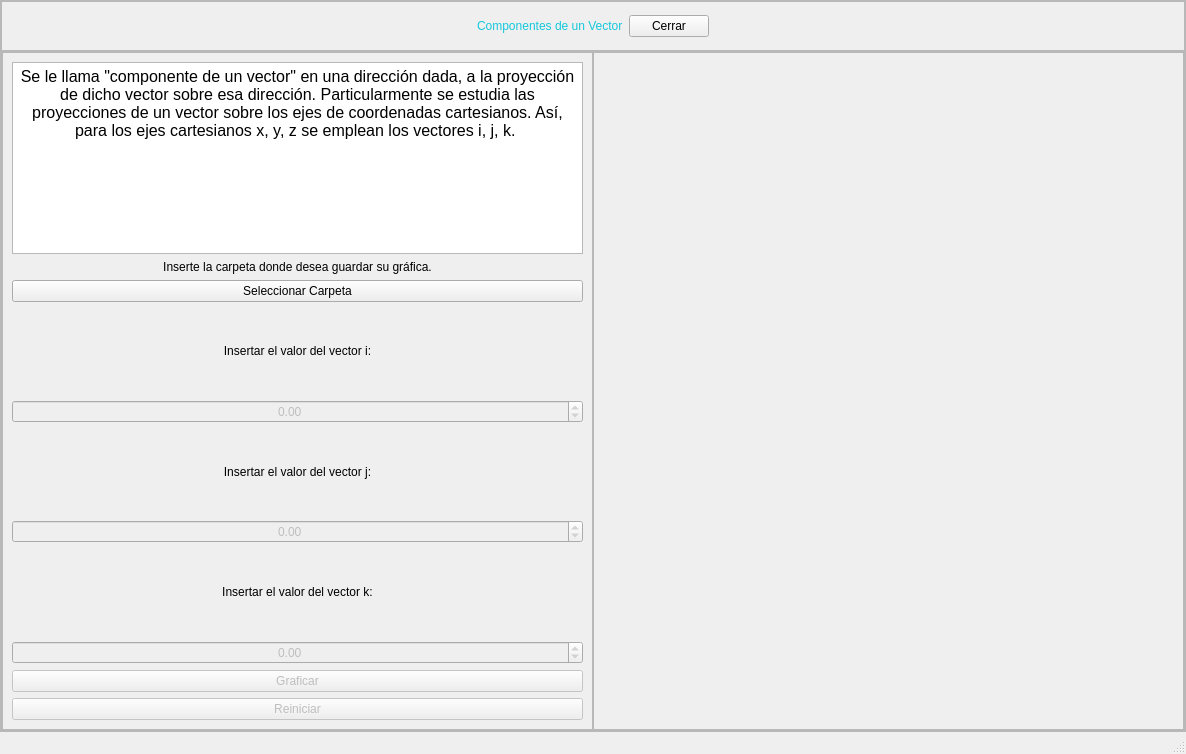
<?xml version="1.0" encoding="UTF-8"?>
<ui version="4.0">
 <class>MainWindow</class>
 <widget class="QMainWindow" name="MainWindow">
  <property name="geometry">
   <rect>
    <x>0</x>
    <y>0</y>
    <width>1186</width>
    <height>754</height>
   </rect>
  </property>
  <property name="windowTitle">
   <string>MainWindow</string>
  </property>
  <widget class="QWidget" name="centralwidget">
   <layout class="QHBoxLayout" name="horizontalLayout">
    <property name="spacing">
     <number>0</number>
    </property>
    <property name="leftMargin">
     <number>0</number>
    </property>
    <property name="topMargin">
     <number>0</number>
    </property>
    <property name="rightMargin">
     <number>0</number>
    </property>
    <property name="bottomMargin">
     <number>0</number>
    </property>
    <item>
     <widget class="QFrame" name="frame">
      <property name="frameShape">
       <enum>QFrame::StyledPanel</enum>
      </property>
      <property name="frameShadow">
       <enum>QFrame::Raised</enum>
      </property>
      <layout class="QVBoxLayout" name="verticalLayout" stretch="1,8">
       <property name="spacing">
        <number>0</number>
       </property>
       <property name="leftMargin">
        <number>0</number>
       </property>
       <property name="topMargin">
        <number>0</number>
       </property>
       <property name="rightMargin">
        <number>0</number>
       </property>
       <property name="bottomMargin">
        <number>0</number>
       </property>
       <item>
        <widget class="QFrame" name="frame_2">
         <property name="maximumSize">
          <size>
           <width>16777215</width>
           <height>50</height>
          </size>
         </property>
         <property name="styleSheet">
          <string notr="true">QPushButton{
	font: 10pt &quot;MS Shell Dlg 2&quot;;
}</string>
         </property>
         <property name="frameShape">
          <enum>QFrame::StyledPanel</enum>
         </property>
         <property name="frameShadow">
          <enum>QFrame::Raised</enum>
         </property>
         <layout class="QHBoxLayout" name="horizontalLayout_2">
          <item>
           <spacer name="horizontalSpacer">
            <property name="orientation">
             <enum>Qt::Horizontal</enum>
            </property>
            <property name="sizeHint" stdset="0">
             <size>
              <width>376</width>
              <height>20</height>
             </size>
            </property>
           </spacer>
          </item>
          <item>
           <widget class="QLabel" name="label">
            <property name="styleSheet">
             <string notr="true">font: 87 12pt &quot;Arial Black&quot;;
color: rgb(20, 200, 220);</string>
            </property>
            <property name="text">
             <string>Componentes de un Vector</string>
            </property>
           </widget>
          </item>
          <item>
           <widget class="QPushButton" name="button_cerrar">
            <property name="text">
             <string>Cerrar</string>
            </property>
           </widget>
          </item>
          <item>
           <spacer name="horizontalSpacer_2">
            <property name="orientation">
             <enum>Qt::Horizontal</enum>
            </property>
            <property name="sizeHint" stdset="0">
             <size>
              <width>375</width>
              <height>20</height>
             </size>
            </property>
           </spacer>
          </item>
         </layout>
        </widget>
       </item>
       <item>
        <widget class="QFrame" name="frame_3">
         <property name="frameShape">
          <enum>QFrame::StyledPanel</enum>
         </property>
         <property name="frameShadow">
          <enum>QFrame::Raised</enum>
         </property>
         <layout class="QHBoxLayout" name="horizontalLayout_3" stretch="1,1">
          <property name="spacing">
           <number>0</number>
          </property>
          <property name="leftMargin">
           <number>0</number>
          </property>
          <property name="topMargin">
           <number>0</number>
          </property>
          <property name="rightMargin">
           <number>0</number>
          </property>
          <property name="bottomMargin">
           <number>0</number>
          </property>
          <item>
           <widget class="QFrame" name="frame_4">
            <property name="styleSheet">
             <string notr="true">font: 10pt &quot;MS Shell Dlg 2&quot;;</string>
            </property>
            <property name="frameShape">
             <enum>QFrame::StyledPanel</enum>
            </property>
            <property name="frameShadow">
             <enum>QFrame::Raised</enum>
            </property>
            <layout class="QVBoxLayout" name="verticalLayout_2" stretch="0,0,0,1,1,1,1,1,1,1,0">
             <item>
              <widget class="QTextEdit" name="textEdit">
               <property name="html">
                <string>&lt;!DOCTYPE HTML PUBLIC &quot;-//W3C//DTD HTML 4.0//EN&quot; &quot;http://www.w3.org/TR/REC-html40/strict.dtd&quot;&gt;
&lt;html&gt;&lt;head&gt;&lt;meta name=&quot;qrichtext&quot; content=&quot;1&quot; /&gt;&lt;style type=&quot;text/css&quot;&gt;
p, li { white-space: pre-wrap; }
&lt;/style&gt;&lt;/head&gt;&lt;body style=&quot; font-family:'MS Shell Dlg 2'; font-size:10pt; font-weight:400; font-style:normal;&quot;&gt;
&lt;p align=&quot;center&quot; style=&quot; margin-top:0px; margin-bottom:0px; margin-left:0px; margin-right:0px; -qt-block-indent:0; text-indent:0px;&quot;&gt;&lt;span style=&quot; font-size:12pt;&quot;&gt;Se le llama &amp;quot;componente de un vector&amp;quot; en una dirección dada, a la proyección de dicho vector sobre esa dirección. Particularmente se estudia las proyecciones de un vector sobre los ejes de coordenadas cartesianos. Así, para los ejes cartesianos x, y, z se emplean los vectores i, j, k. &lt;/span&gt;&lt;/p&gt;&lt;/body&gt;&lt;/html&gt;</string>
               </property>
              </widget>
             </item>
             <item>
              <widget class="QLabel" name="label_6">
               <property name="text">
                <string>Inserte la carpeta donde desea guardar su gráfica.</string>
               </property>
               <property name="alignment">
                <set>Qt::AlignCenter</set>
               </property>
              </widget>
             </item>
             <item>
              <widget class="QPushButton" name="button_guardar">
               <property name="text">
                <string>Seleccionar Carpeta</string>
               </property>
              </widget>
             </item>
             <item>
              <widget class="QLabel" name="label_2">
               <property name="text">
                <string>Insertar el valor del vector i:</string>
               </property>
               <property name="alignment">
                <set>Qt::AlignCenter</set>
               </property>
              </widget>
             </item>
             <item>
              <widget class="QDoubleSpinBox" name="comp_i">
               <property name="enabled">
                <bool>false</bool>
               </property>
               <property name="alignment">
                <set>Qt::AlignCenter</set>
               </property>
               <property name="minimum">
                <double>-10000.000000000000000</double>
               </property>
               <property name="maximum">
                <double>10000.000000000000000</double>
               </property>
               <property name="singleStep">
                <double>1.000000000000000</double>
               </property>
              </widget>
             </item>
             <item>
              <widget class="QLabel" name="label_3">
               <property name="text">
                <string>Insertar el valor del vector j:</string>
               </property>
               <property name="alignment">
                <set>Qt::AlignCenter</set>
               </property>
              </widget>
             </item>
             <item>
              <widget class="QDoubleSpinBox" name="comp_j">
               <property name="enabled">
                <bool>false</bool>
               </property>
               <property name="alignment">
                <set>Qt::AlignCenter</set>
               </property>
               <property name="minimum">
                <double>-10000.000000000000000</double>
               </property>
               <property name="maximum">
                <double>10000.000000000000000</double>
               </property>
               <property name="singleStep">
                <double>0.100000000000000</double>
               </property>
              </widget>
             </item>
             <item>
              <widget class="QLabel" name="label_4">
               <property name="text">
                <string>Insertar el valor del vector k:</string>
               </property>
               <property name="alignment">
                <set>Qt::AlignCenter</set>
               </property>
              </widget>
             </item>
             <item>
              <widget class="QDoubleSpinBox" name="comp_k">
               <property name="enabled">
                <bool>false</bool>
               </property>
               <property name="alignment">
                <set>Qt::AlignCenter</set>
               </property>
               <property name="minimum">
                <double>-10000.000000000000000</double>
               </property>
               <property name="maximum">
                <double>10000.000000000000000</double>
               </property>
               <property name="singleStep">
                <double>0.100000000000000</double>
               </property>
              </widget>
             </item>
             <item>
              <widget class="QPushButton" name="button_graficar">
               <property name="enabled">
                <bool>false</bool>
               </property>
               <property name="text">
                <string>Graficar</string>
               </property>
              </widget>
             </item>
             <item>
              <widget class="QPushButton" name="button_reintentar">
               <property name="enabled">
                <bool>false</bool>
               </property>
               <property name="text">
                <string>Reiniciar</string>
               </property>
              </widget>
             </item>
            </layout>
           </widget>
          </item>
          <item>
           <widget class="QFrame" name="frame_5">
            <property name="frameShape">
             <enum>QFrame::StyledPanel</enum>
            </property>
            <property name="frameShadow">
             <enum>QFrame::Raised</enum>
            </property>
            <layout class="QVBoxLayout" name="verticalLayout_4">
             <item>
              <layout class="QVBoxLayout" name="grafica_componentes"/>
             </item>
            </layout>
           </widget>
          </item>
         </layout>
        </widget>
       </item>
      </layout>
     </widget>
    </item>
   </layout>
  </widget>
  <widget class="QStatusBar" name="statusbar"/>
 </widget>
 <resources/>
 <connections/>
</ui>
